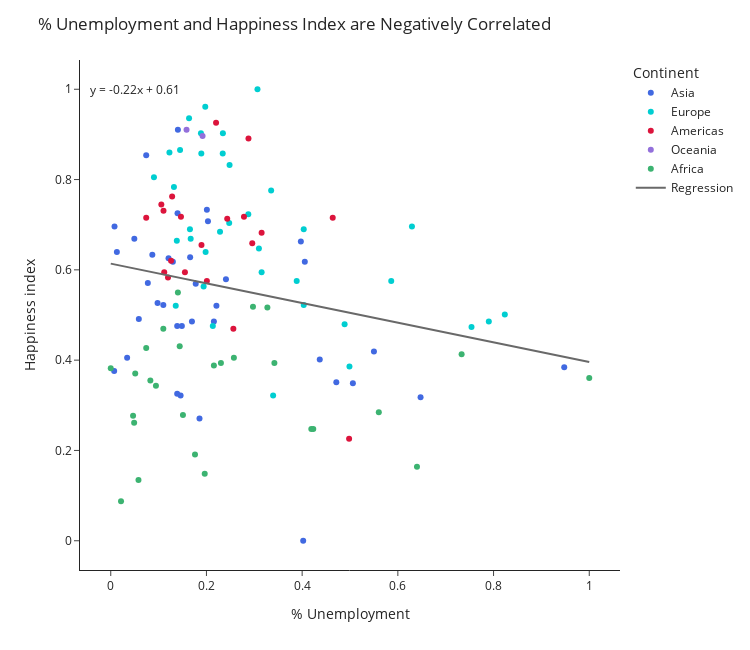

Source (notebook cell):
### Markdown cell above
### Correlation Between Unemployment and Happiness Index, Regression

Unemployment % has weaker negative correlation with Happiness Index

### Code cell
#Correlation of Unemployment with the Happiness Index


unemp = df_2017N_v4["% Unemployment"]
HI = df_2017N_v4["Happiness index"]
color = ["royalblue","darkturquoise","crimson", "mediumpurple","mediumseagreen"]


#calculate y-values for regression line
(slope, intercept, rvalue, pvalue, stderr) = linregress(unemp, HI)
regress_values = unemp * slope + intercept
value = regress_values
line_eq = "y = " + str(round(slope,2)) + "x + " + str(round(intercept,2))

#scatter plot
fig_Q2b_2 = px.scatter(df_2017N_v4, unemp, HI, hover_name="Country name"
           ,template="simple_white",color_discrete_sequence=color, color="Continent")

#regression line
regline_b = sm.OLS(value,sm.add_constant(unemp)).fit().fittedvalues

#add regression line to scatter
fig_Q2b_2.add_traces(go.Scatter(x=unemp, y=regline_b, mode='lines', marker_color='dimgrey', name='Regression'))

fig_Q2b_2.update_layout(title_text="% Unemployment and Happiness Index are Negatively Correlated"
                      ,annotations= [dict(x=0.05, y=1, text=line_eq, showarrow = False)]
                      ,width=750, height=650)


fig_Q2b_2.show()

### Figure 1 — Plotly figure (JSON) as saved in the notebook; plotly's stock layout.template omitted (floating-point values rounded to 4 significant figures)
{"data": [{"hovertemplate": "<b>%{hovertext}</b><br><br>Continent=Asia<br>% Unemployment=%{x}<br>Happiness index=%{y}<extra></extra>", "hovertext": ["Afghanistan", "Armenia", "Azerbaijan", "Bahrain", "Bangladesh", "Cambodia", "China", "Cyprus", "Georgia", "Hong Kong S.A.R. of China", "India", "Indonesia", "Iran", "Iraq", "Israel", "Japan", "Jordan", "Kazakhstan", "Kuwait", "Kyrgyzstan", "Lebanon", "Malaysia", "Mongolia", "Nepal", "Pakistan", "Palestinian Territories", "Philippines", "Russia", "Saudi Arabia", "Singapore", "South Korea", "Sri Lanka", "Tajikistan", "Thailand", "United Arab Emirates", "Uzbekistan", "Vietnam"], "legendgroup": "Asia", "marker": {"color": "royalblue", "symbol": "circle"}, "mode": "markers", "name": "Asia", "orientation": "v", "showlegend": true, "type": "scatter", "x": [0.4022, 0.6475, 0.1697, 0.007901, 0.146, 0.007148, 0.1486, 0.3973, 0.506, 0.09782, 0.1855, 0.1388, 0.4368, 0.4714, 0.1403, 0.08691, 0.55, 0.1659, 0.04929, 0.2408, 0.2156, 0.1099, 0.2208, 0.03424, 0.1298, 0.9477, 0.0775, 0.1776, 0.2032, 0.1396, 0.1208, 0.1388, 0.4056, 0.01279, 0.07412, 0.2009, 0.05869], "xaxis": "x", "y": [0, 0.3177, 0.4854, 0.6959, 0.3216, 0.3762, 0.4756, 0.6628, 0.3489, 0.5263, 0.271, 0.4756, 0.4016, 0.3509, 0.9103, 0.6335, 0.4191, 0.6277, 0.6686, 0.5789, 0.4854, 0.5224, 0.5205, 0.4055, 0.6179, 0.384, 0.5712, 0.5692, 0.7076, 0.7251, 0.6257, 0.3255, 0.6179, 0.6394, 0.8538, 0.7329, 0.4912], "yaxis": "y"}, {"hovertemplate": "<b>%{hovertext}</b><br><br>Continent=Europe<br>% Unemployment=%{x}<br>Happiness index=%{y}<extra></extra>", "hovertext": ["Albania", "Austria", "Belarus", "Belgium", "Bosnia and Herzegovina", "Bulgaria", "Croatia", "Czech Republic", "Denmark", "Estonia", "Finland", "France", "Germany", "Greece", "Hungary", "Ireland", "Italy", "Latvia", "Lithuania", "Luxembourg", "Macedonia", "Malta", "Moldova", "Montenegro", "Netherlands", "Poland", "Portugal", "Romania", "Serbia", "Slovakia", "Slovenia", "Spain", "Sweden", "Turkey", "Ukraine", "United Kingdom"], "legendgroup": "Europe", "marker": {"color": "darkturquoise", "symbol": "circle"}, "mode": "markers", "name": "Europe", "orientation": "v", "showlegend": true, "type": "scatter", "x": [0.4989, 0.1885, 0.1941, 0.2483, 0.754, 0.2133, 0.4033, 0.09029, 0.1975, 0.1983, 0.3066, 0.3352, 0.1226, 0.7901, 0.1381, 0.234, 0.4033, 0.3096, 0.2476, 0.1892, 0.8236, 0.1321, 0.1358, 0.5862, 0.1637, 0.1655, 0.3153, 0.167, 0.4887, 0.2874, 0.2284, 0.6294, 0.2344, 0.3886, 0.3394, 0.1448], "xaxis": "x", "y": [0.386, 0.9025, 0.5634, 0.8324, 0.4737, 0.4756, 0.5224, 0.8051, 0.961, 0.6394, 1, 0.7758, 0.8596, 0.4854, 0.6647, 0.8577, 0.6901, 0.6472, 0.7037, 0.8577, 0.501, 0.7836, 0.5205, 0.575, 0.9357, 0.6901, 0.5945, 0.6686, 0.4795, 0.7232, 0.6842, 0.6959, 0.9025, 0.575, 0.3216, 0.8655], "yaxis": "y"}, {"hovertemplate": "<b>%{hovertext}</b><br><br>Continent=Americas<br>% Unemployment=%{x}<br>Happiness index=%{y}<extra></extra>", "hovertext": ["Argentina", "Bolivia", "Brazil", "Canada", "Chile", "Colombia", "Costa Rica", "Dominican Republic", "Ecuador", "El Salvador", "Guatemala", "Haiti", "Honduras", "Mexico", "Nicaragua", "Panama", "Paraguay", "Peru", "Uruguay", "Venezuela"], "legendgroup": "Americas", "marker": {"color": "crimson", "symbol": "circle"}, "mode": "markers", "name": "Americas", "orientation": "v", "showlegend": true, "type": "scatter", "x": [0.2957, 0.1196, 0.4639, 0.2201, 0.2434, 0.3153, 0.2878, 0.2009, 0.126, 0.1467, 0.07412, 0.4981, 0.1896, 0.1102, 0.1057, 0.1283, 0.155, 0.1117, 0.2784, 0.2562], "xaxis": "x", "y": [0.6589, 0.5828, 0.7154, 0.9259, 0.7135, 0.6823, 0.8908, 0.575, 0.6199, 0.7173, 0.7154, 0.2261, 0.655, 0.731, 0.7446, 0.7622, 0.5945, 0.5945, 0.7173, 0.4698], "yaxis": "y"}, {"hovertemplate": "<b>%{hovertext}</b><br><br>Continent=Oceania<br>% Unemployment=%{x}<br>Happiness index=%{y}<extra></extra>", "hovertext": ["Australia", "New Zealand"], "legendgroup": "Oceania", "marker": {"color": "mediumpurple", "symbol": "circle"}, "mode": "markers", "name": "Oceania", "orientation": "v", "showlegend": true, "type": "scatter", "x": [0.1919, 0.1584], "xaxis": "x", "y": [0.8967, 0.9103], "yaxis": "y"}, {"hovertemplate": "<b>%{hovertext}</b><br><br>Continent=Africa<br>% Unemployment=%{x}<br>Happiness index=%{y}<extra></extra>", "hovertext": ["Benin", "Botswana", "Burkina Faso", "Cameroon", "Chad", "Egypt", "Gabon", "Ghana", "Guinea", "Kenya", "Liberia", "Madagascar", "Malawi", "Mali", "Mauritania", "Morocco", "Niger", "Nigeria", "Rwanda", "Senegal", "Sierra Leone", "South Africa", "Tanzania", "Tunisia", "Uganda", "Zambia", "Zimbabwe"], "legendgroup": "Africa", "marker": {"color": "mediumseagreen", "symbol": "circle"}, "mode": "markers", "name": "Africa", "orientation": "v", "showlegend": true, "type": "scatter", "x": [0.07412, 0.64, 0.2156, 0.1099, 0.05117, 0.4233, 0.7333, 0.1403, 0.1441, 0.08277, 0.09443, 0.04665, 0.1964, 0.2573, 0.342, 0.3273, 0, 0.2972, 0.02144, 0.2302, 0.1509, 1, 0.05794, 0.5602, 0.04891, 0.4191, 0.1761], "xaxis": "x", "y": [0.4269, 0.1637, 0.3879, 0.4698, 0.3704, 0.2476, 0.4133, 0.5497, 0.4308, 0.3548, 0.3431, 0.2768, 0.1481, 0.4055, 0.3938, 0.5166, 0.3821, 0.5185, 0.08772, 0.3938, 0.2788, 0.3606, 0.1345, 0.2846, 0.2612, 0.2476, 0.191], "yaxis": "y"}, {"marker": {"color": "dimgrey"}, "mode": "lines", "name": "Regression", "type": "scatter", "x": [0.4022, 0.4989, 0.2957, 0.6475, 0.1919, 0.1885, 0.1697, 0.007901, 0.146, 0.1941, 0.2483, 0.07412, 0.1196, 0.754, 0.64, 0.4639, 0.2133, 0.2156, 0.007148, 0.1099, 0.2201, 0.05117, 0.2434, 0.1486, 0.3153, 0.2878, 0.4033, 0.3973, 0.09029, 0.1975, 0.2009, 0.126, 0.4233, 0.1467, 0.1983, 0.3066, 0.3352, 0.7333, 0.506, 0.1226, 0.1403, 0.7901, 0.07412, 0.1441, 0.4981, 0.1896, 0.09782, 0.1381, 0.1855, 0.1388, 0.4368, 0.4714, 0.234, 0.1403, 0.4033, 0.08691, 0.55, 0.1659, 0.08277, 0.04929, 0.2408, 0.3096, 0.2156, 0.09443, 0.2476, 0.1892, 0.8236, 0.04665, 0.1964, 0.1099, 0.2573, 0.1321, 0.342, 0.1102, 0.1358, 0.2208, 0.5862, 0.3273, 0.03424, 0.1637, 0.1584, 0.1057, 0, 0.2972, 0.1298, 0.9477, 0.1283, 0.155, 0.1117, 0.0775, 0.1655, 0.3153, 0.167, 0.1776, 0.02144, 0.2032, 0.2302, 0.4887, 0.1509, 0.1396, 0.2874, 0.2284, 1, 0.1208, 0.6294, 0.1388, 0.2344, 0.4056, 0.05794, 0.01279, 0.5602, 0.3886, 0.04891, 0.3394, 0.07412, 0.1448, 0.2784, 0.2009, 0.2562, 0.05869, 0.4191, 0.1761], "y": [0.526, 0.505, 0.5493, 0.4726, 0.5719, 0.5726, 0.5768, 0.612, 0.5819, 0.5714, 0.5596, 0.5976, 0.5877, 0.4493, 0.4742, 0.5126, 0.5672, 0.5667, 0.6122, 0.5898, 0.5658, 0.6026, 0.5607, 0.5813, 0.545, 0.551, 0.5258, 0.5271, 0.5941, 0.5707, 0.5699, 0.5863, 0.5215, 0.5818, 0.5705, 0.5469, 0.5407, 0.4538, 0.5034, 0.587, 0.5832, 0.4415, 0.5976, 0.5823, 0.5051, 0.5724, 0.5924, 0.5836, 0.5733, 0.5835, 0.5185, 0.511, 0.5627, 0.5832, 0.5258, 0.5948, 0.4938, 0.5776, 0.5957, 0.603, 0.5612, 0.5462, 0.5667, 0.5932, 0.5598, 0.5725, 0.4342, 0.6036, 0.5709, 0.5898, 0.5576, 0.585, 0.5392, 0.5897, 0.5841, 0.5656, 0.4859, 0.5424, 0.6063, 0.5781, 0.5792, 0.5907, 0.6138, 0.5489, 0.5854, 0.4071, 0.5858, 0.58, 0.5894, 0.5969, 0.5777, 0.545, 0.5773, 0.575, 0.6091, 0.5694, 0.5635, 0.5072, 0.5809, 0.5833, 0.5511, 0.564, 0.3957, 0.5874, 0.4765, 0.5835, 0.5626, 0.5253, 0.6011, 0.611, 0.4916, 0.529, 0.6031, 0.5397, 0.5976, 0.5822, 0.553, 0.5699, 0.5579, 0.601, 0.5224, 0.5754]}], "layout": {"annotations": [{"showarrow": false, "text": "y = -0.22x + 0.61", "x": 0.05, "y": 1}], "height": 650, "legend": {"title": {"text": "Continent"}, "tracegroupgap": 0}, "margin": {"t": 60}, "title": {"text": "% Unemployment and Happiness Index are Negatively Correlated"}, "width": 750, "xaxis": {"anchor": "y", "domain": [0, 1], "title": {"text": "% Unemployment"}}, "yaxis": {"anchor": "x", "domain": [0, 1], "title": {"text": "Happiness index"}}}}
